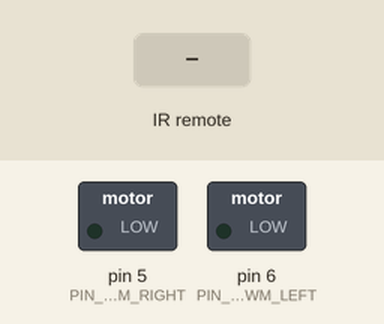
The sketch below on a simulated Arduino Uno, built with avr-gcc and run on an emulated ATmega328P. On the bench: switched loads named in the sketch (green lamp = pin HIGH). Inputs (shaded band) come from the test bench.

Above: at 1.2 s.
1.3 s: infrared code 0xFF02FD received
At 1.36 s:
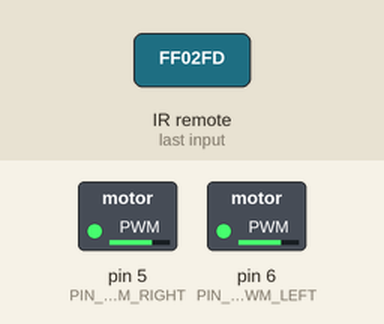
2.9 s: infrared code 0xFFA857 received
4.4 s: infrared code 0xFF9867 received
At 4.9 s:
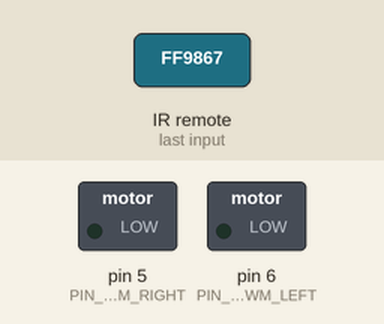
Timing chart, 0 to 7.4 s (numbered marks = the images above; inputs shaded):
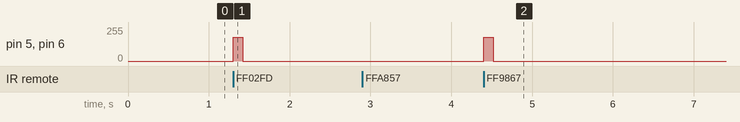

Measured:
- after the input at 1.3 s, pin 5 (PIN_MOTOR_PWM_RIGHT), pin 6 (PIN_MOTOR_PWM_LEFT): 0/255 → 180/255 at once, → 0/255 0.12 s later
- after the input at 4.4 s, pin 5 (PIN_MOTOR_PWM_RIGHT), pin 6 (PIN_MOTOR_PWM_LEFT): 0/255 → 180/255 at once, → 0/255 0.12 s later

The sketch:

04.2_IR_Remote_Car.ino
```cpp
/**********************************************************************
* Filename    : IR_Remote_Car.ino
* Product     : Freenove 4WD Car for UNO
* Description : An IR-Remote Car.
* Auther      : www.freenove.com
* Modification: 2019/08/06
**********************************************************************/
#include <IRremote.h>
#include "Freenove_4WD_Car_for_Arduino.h"

//define key, the code can not be changed.
#define IR_REMOTE_KEYCODE_UP      0xFF02FD
#define IR_REMOTE_KEYCODE_DOWN    0xFF9867
#define IR_REMOTE_KEYCODE_LEFT    0xFFE01F
#define IR_REMOTE_KEYCODE_RIGHT   0xFF906F
#define IR_REMOTE_KEYCODE_CENTER  0xFFA857

#define IR_UPDATE_TIMEOUT     120
#define IR_CAR_SPEED          180

IRrecv irrecv(PIN_IRREMOTE_RECV);
decode_results results;
u32 currentKeyCode, lastKeyCode;
bool isStopFromIR = false;
u32 lastIRUpdateTime = 0;

void setup() {
  irrecv.enableIRIn(); // Start the receiver
}

void loop() {
  if (irrecv.decode(&results)) {
    isStopFromIR = false;
    currentKeyCode = results.value;
    if (currentKeyCode != 0xFFFFFFFF) {
      lastKeyCode = currentKeyCode;
    }
    switch (lastKeyCode) {
      case IR_REMOTE_KEYCODE_UP:
        motorRun(IR_CAR_SPEED, IR_CAR_SPEED); //move forward
        break;
      case IR_REMOTE_KEYCODE_DOWN:
        motorRun(-IR_CAR_SPEED, -IR_CAR_SPEED); //move back
        break;
      case IR_REMOTE_KEYCODE_LEFT:
        motorRun(-IR_CAR_SPEED, IR_CAR_SPEED);  //turn left
        break;
      case IR_REMOTE_KEYCODE_RIGHT:
        motorRun(IR_CAR_SPEED, -IR_CAR_SPEED);  //turn right
        break;
      case IR_REMOTE_KEYCODE_CENTER:
        setBuzzer(true);              //turn on buzzer
        break;
      default:
        break;
    }
    irrecv.resume(); // Receive the next value
    lastIRUpdateTime = millis(); //write down current time
  }
  else {
    if (millis() - lastIRUpdateTime > IR_UPDATE_TIMEOUT) {
      if (!isStopFromIR) {
        isStopFromIR = true;
        motorRun(0, 0);
        setBuzzer(false);
      }
      lastIRUpdateTime = millis();
    }
  }
}
```

Freenove_4WD_Car_for_Arduino.cpp
```cpp
#include "Freenove_4WD_Car_for_Arduino.h"

float batteryVoltage = 0;
bool isBuzzered = false;

void pinsSetup() {
	pinMode(PIN_DIRECTION_LEFT, OUTPUT);
	pinMode(PIN_MOTOR_PWM_LEFT, OUTPUT);
	pinMode(PIN_DIRECTION_RIGHT, OUTPUT);
	pinMode(PIN_MOTOR_PWM_RIGHT, OUTPUT);

	pinMode(PIN_SONIC_TRIG, OUTPUT);// set trigPin to output mode
	pinMode(PIN_SONIC_ECHO, INPUT); // set echoPin to input mode

	pinMode(PIN_TRACKING_LEFT, INPUT); //
	pinMode(PIN_TRACKING_RIGHT, INPUT); //
	pinMode(PIN_TRACKING_CENTER, INPUT); //

	setBuzzer(false);
}

void motorRun(int speedl, int speedr) {
	int dirL = 0, dirR = 0;
	if (speedl > 0) {
		dirL = 0;
	}
	else {
		dirL = 1;
		speedl = -speedl;
	}

	if (speedr > 0) {
		dirR = 1;
	}
	else {
		dirR = 0;
		speedr = -speedr;
	}

	speedl = constrain(speedl, 0, 255);
	speedr = constrain(speedr, 0, 255);

	if (abs(speedl) < MOTOR_PWM_DEAD && abs(speedr) < MOTOR_PWM_DEAD) {
		speedl = 0;
		speedr = 0;
	}

	digitalWrite(PIN_DIRECTION_LEFT, dirL);
	digitalWrite(PIN_DIRECTION_RIGHT, dirR);
	analogWrite(PIN_MOTOR_PWM_LEFT, speedl);
	analogWrite(PIN_MOTOR_PWM_RIGHT, speedr);
}


bool getBatteryVoltage() {
	if (!isBuzzered) {
		pinMode(PIN_BATTERY, INPUT);
		int batteryADC = analogRead(PIN_BATTERY);
		if (batteryADC < 614)		// 3V/12V ,Voltage read: <2.1V/8.4V
		{
			batteryVoltage = batteryADC / 1023.0 * 5.0 * 4;
			return true;
		}
	}
	return false;
}
void setBuzzer(bool flag) {
	isBuzzered = flag;
	pinMode(PIN_BUZZER, flag);
	digitalWrite(PIN_BUZZER, flag);
}
void alarm(u8 beat, u8 repeat) {
	beat = constrain(beat, 1, 9);
	repeat = constrain(repeat, 1, 255);
	for (int j = 0; j < repeat; j++) {
		for (int i = 0; i < beat; i++) {
			setBuzzer(true);
			delay(100);
			setBuzzer(false);
			delay(100);
		}
		delay(500);
	}
}
void resetCarAction() {
	motorRun(0, 0);
	setBuzzer(false);
}
```

Freenove_4WD_Car_for_Arduino.h
```cpp
// Freenove_4WD_Car_for_Arduino.h

#ifndef _FREENOVE_4WD_CAR_FOR_ARDUINO_h
#define _FREENOVE_4WD_CAR_FOR_ARDUINO_h

#if defined(ARDUINO) && ARDUINO >= 100
	#include "arduino.h"
#else
	#include "WProgram.h"
#endif

#define PIN_SERVO			2

#define PIN_DIRECTION_LEFT	4
#define PIN_DIRECTION_RIGHT	3
#define PIN_MOTOR_PWM_LEFT	6
#define PIN_MOTOR_PWM_RIGHT	5

#define PIN_SONIC_TRIG		7
#define	PIN_SONIC_ECHO		8

#define PIN_IRREMOTE_RECV	9

#define PIN_SPI_CE			9
#define PIN_SPI_CSN			10
#define PIN_SPI_MOSI		11
#define PIN_SPI_MISO		12
#define PIN_SPI_SCK			13

#define PIN_BATTERY			A0
#define PIN_BUZZER			A0

#define PIN_TRACKING_LEFT	A1
#define PIN_TRACKING_CENTER	A2
#define PIN_TRACKING_RIGHT	A3
#define MOTOR_PWM_DEAD		5

#define BAT_VOL_STANDARD	7.0

extern float batteryVoltage;

void pinsSetup();
void motorRun(int speedl, int speedr);

bool getBatteryVoltage();
void setBuzzer(bool flag);
void alarm(u8 beat, u8 repeat);
void resetCarAction();

#endif
```
